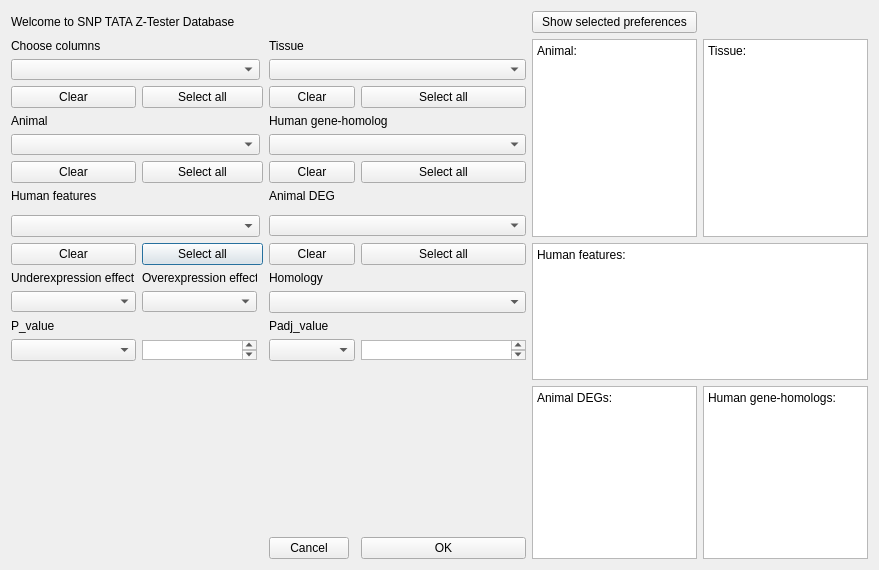
<?xml version="1.0" encoding="UTF-8"?>
<ui version="4.0">
 <class>Set_Preferenses_Window</class>
 <widget class="QDialog" name="Set_Preferenses_Window">
  <property name="geometry">
   <rect>
    <x>0</x>
    <y>0</y>
    <width>879</width>
    <height>570</height>
   </rect>
  </property>
  <property name="windowTitle">
   <string>Preferences</string>
  </property>
  <layout class="QGridLayout" name="gridLayout">
   <item row="5" column="3" colspan="3">
    <widget class="QComboBox" name="HumanGH_cb">
     <property name="maximumSize">
      <size>
       <width>16777215</width>
       <height>21</height>
      </size>
     </property>
    </widget>
   </item>
   <item row="7" column="3">
    <widget class="QLabel" name="label_7">
     <property name="maximumSize">
      <size>
       <width>16777215</width>
       <height>16</height>
      </size>
     </property>
     <property name="text">
      <string>Animal DEG</string>
     </property>
    </widget>
   </item>
   <item row="10" column="1" colspan="2">
    <widget class="QPushButton" name="btn_selectall_human_features">
     <property name="maximumSize">
      <size>
       <width>121</width>
       <height>24</height>
      </size>
     </property>
     <property name="text">
      <string>Select all</string>
     </property>
    </widget>
   </item>
   <item row="11" column="1">
    <widget class="QLabel" name="label_9">
     <property name="maximumSize">
      <size>
       <width>115</width>
       <height>21</height>
      </size>
     </property>
     <property name="text">
      <string>Overexpression effect</string>
     </property>
    </widget>
   </item>
   <item row="13" column="3">
    <widget class="QLabel" name="label_12">
     <property name="text">
      <string>Padj_value</string>
     </property>
    </widget>
   </item>
   <item row="1" column="6" rowspan="9">
    <widget class="QTextEdit" name="chosen_text_Animals">
     <property name="html">
      <string>&lt;!DOCTYPE HTML PUBLIC &quot;-//W3C//DTD HTML 4.0//EN&quot; &quot;http://www.w3.org/TR/REC-html40/strict.dtd&quot;&gt;
&lt;html&gt;&lt;head&gt;&lt;meta name=&quot;qrichtext&quot; content=&quot;1&quot; /&gt;&lt;meta charset=&quot;utf-8&quot; /&gt;&lt;style type=&quot;text/css&quot;&gt;
p, li { white-space: pre-wrap; }
&lt;/style&gt;&lt;/head&gt;&lt;body style=&quot; font-family:'Segoe UI'; font-size:9.07087pt; font-weight:400; font-style:normal;&quot;&gt;
&lt;p style=&quot; margin-top:0px; margin-bottom:0px; margin-left:0px; margin-right:0px; -qt-block-indent:0; text-indent:0px;&quot;&gt;&lt;span style=&quot; font-size:9.07087pt;&quot;&gt;Animal:&lt;/span&gt;&lt;/p&gt;&lt;/body&gt;&lt;/html&gt;</string>
     </property>
    </widget>
   </item>
   <item row="0" column="6">
    <widget class="QPushButton" name="bth_show_selected">
     <property name="text">
      <string>Show selected preferences</string>
     </property>
    </widget>
   </item>
   <item row="10" column="5">
    <widget class="QPushButton" name="btn_selectall_Animal_DEG">
     <property name="maximumSize">
      <size>
       <width>16777215</width>
       <height>24</height>
      </size>
     </property>
     <property name="text">
      <string>Select all</string>
     </property>
    </widget>
   </item>
   <item row="17" column="3" alignment="Qt::AlignBottom">
    <widget class="QPushButton" name="btn_cancel_SPW">
     <property name="maximumSize">
      <size>
       <width>16777215</width>
       <height>24</height>
      </size>
     </property>
     <property name="text">
      <string>Cancel</string>
     </property>
    </widget>
   </item>
   <item row="14" column="1">
    <widget class="QPlainTextEdit" name="pvalue_board_num">
     <property name="enabled">
      <bool>true</bool>
     </property>
     <property name="sizePolicy">
      <sizepolicy hsizetype="Expanding" vsizetype="Fixed">
       <horstretch>0</horstretch>
       <verstretch>0</verstretch>
      </sizepolicy>
     </property>
     <property name="maximumSize">
      <size>
       <width>115</width>
       <height>20</height>
      </size>
     </property>
    </widget>
   </item>
   <item row="1" column="3">
    <widget class="QLabel" name="label_4">
     <property name="maximumSize">
      <size>
       <width>16777215</width>
       <height>16</height>
      </size>
     </property>
     <property name="text">
      <string>Tissue</string>
     </property>
    </widget>
   </item>
   <item row="6" column="3" colspan="2">
    <widget class="QPushButton" name="btn_clear_Human_gene_homolog">
     <property name="maximumSize">
      <size>
       <width>16777215</width>
       <height>24</height>
      </size>
     </property>
     <property name="text">
      <string>Clear</string>
     </property>
    </widget>
   </item>
   <item row="14" column="3" colspan="2">
    <widget class="QComboBox" name="adjvalue_cb"/>
   </item>
   <item row="9" column="0" colspan="3">
    <widget class="QComboBox" name="Human_features_cb">
     <property name="maximumSize">
      <size>
       <width>249</width>
       <height>16777215</height>
      </size>
     </property>
    </widget>
   </item>
   <item row="3" column="1" colspan="2">
    <widget class="QPushButton" name="btn_selectall_Columns_cb">
     <property name="maximumSize">
      <size>
       <width>121</width>
       <height>24</height>
      </size>
     </property>
     <property name="text">
      <string>Select all</string>
     </property>
    </widget>
   </item>
   <item row="14" column="5">
    <widget class="QPlainTextEdit" name="adjvalue_board_num">
     <property name="enabled">
      <bool>true</bool>
     </property>
     <property name="sizePolicy">
      <sizepolicy hsizetype="Expanding" vsizetype="Fixed">
       <horstretch>0</horstretch>
       <verstretch>0</verstretch>
      </sizepolicy>
     </property>
     <property name="maximumSize">
      <size>
       <width>16777215</width>
       <height>20</height>
      </size>
     </property>
    </widget>
   </item>
   <item row="3" column="0">
    <widget class="QPushButton" name="btn_clear_Columns_cb">
     <property name="maximumSize">
      <size>
       <width>16777215</width>
       <height>24</height>
      </size>
     </property>
     <property name="text">
      <string>Clear</string>
     </property>
    </widget>
   </item>
   <item row="7" column="0">
    <widget class="QLabel" name="label_5">
     <property name="text">
      <string>Human features</string>
     </property>
    </widget>
   </item>
   <item row="11" column="0">
    <widget class="QLabel" name="label_8">
     <property name="maximumSize">
      <size>
       <width>16777215</width>
       <height>21</height>
      </size>
     </property>
     <property name="text">
      <string>Underexpression effect</string>
     </property>
    </widget>
   </item>
   <item row="1" column="7" rowspan="9">
    <widget class="QPlainTextEdit" name="chosen_text_Tissue">
     <property name="plainText">
      <string>Tissue:
</string>
     </property>
    </widget>
   </item>
   <item row="17" column="6">
    <widget class="QPlainTextEdit" name="chosen_text_Animal_DEG">
     <property name="plainText">
      <string>Animal DEGs:
</string>
     </property>
    </widget>
   </item>
   <item row="14" column="0">
    <widget class="QComboBox" name="pvalue_cb"/>
   </item>
   <item row="9" column="3" colspan="3">
    <widget class="QComboBox" name="Animal_DEG_cb">
     <property name="maximumSize">
      <size>
       <width>16777215</width>
       <height>21</height>
      </size>
     </property>
    </widget>
   </item>
   <item row="6" column="5">
    <widget class="QPushButton" name="btn_selectall_Human_gene_homolog">
     <property name="maximumSize">
      <size>
       <width>16777215</width>
       <height>24</height>
      </size>
     </property>
     <property name="text">
      <string>Select all</string>
     </property>
    </widget>
   </item>
   <item row="4" column="3" colspan="3">
    <widget class="QLabel" name="label_6">
     <property name="maximumSize">
      <size>
       <width>16777215</width>
       <height>16</height>
      </size>
     </property>
     <property name="text">
      <string>Human gene-homolog</string>
     </property>
    </widget>
   </item>
   <item row="2" column="0" colspan="3">
    <widget class="QComboBox" name="Columns_cb">
     <property name="maximumSize">
      <size>
       <width>249</width>
       <height>21</height>
      </size>
     </property>
     <property name="insertPolicy">
      <enum>QComboBox::InsertAtBottom</enum>
     </property>
     <property name="sizeAdjustPolicy">
      <enum>QComboBox::AdjustToContentsOnFirstShow</enum>
     </property>
    </widget>
   </item>
   <item row="4" column="0">
    <widget class="QLabel" name="label_3">
     <property name="maximumSize">
      <size>
       <width>16777215</width>
       <height>16</height>
      </size>
     </property>
     <property name="text">
      <string>Animal</string>
     </property>
    </widget>
   </item>
   <item row="12" column="1">
    <widget class="QComboBox" name="Overexpression_sign">
     <property name="maximumSize">
      <size>
       <width>115</width>
       <height>21</height>
      </size>
     </property>
    </widget>
   </item>
   <item row="13" column="0">
    <widget class="QLabel" name="label_11">
     <property name="text">
      <string>P_value</string>
     </property>
    </widget>
   </item>
   <item row="10" column="3" colspan="2">
    <widget class="QPushButton" name="btn_clear_Animal_DEG">
     <property name="maximumSize">
      <size>
       <width>16777215</width>
       <height>24</height>
      </size>
     </property>
     <property name="text">
      <string>Clear</string>
     </property>
    </widget>
   </item>
   <item row="3" column="3" colspan="2">
    <widget class="QPushButton" name="btn_clear_Tissue">
     <property name="maximumSize">
      <size>
       <width>16777215</width>
       <height>24</height>
      </size>
     </property>
     <property name="text">
      <string>Clear</string>
     </property>
    </widget>
   </item>
   <item row="17" column="7">
    <widget class="QPlainTextEdit" name="chosen_text_Human_gene_homolog">
     <property name="plainText">
      <string>Human gene-homologs:</string>
     </property>
    </widget>
   </item>
   <item row="10" column="0">
    <widget class="QPushButton" name="btn_clear_human_features">
     <property name="maximumSize">
      <size>
       <width>16777215</width>
       <height>24</height>
      </size>
     </property>
     <property name="text">
      <string>Clear</string>
     </property>
    </widget>
   </item>
   <item row="2" column="3" colspan="3">
    <widget class="QComboBox" name="Tissue_cb">
     <property name="maximumSize">
      <size>
       <width>16777215</width>
       <height>21</height>
      </size>
     </property>
    </widget>
   </item>
   <item row="10" column="6" rowspan="7" colspan="2">
    <widget class="QPlainTextEdit" name="chosen_text_Human_feature">
     <property name="plainText">
      <string>Human features:</string>
     </property>
    </widget>
   </item>
   <item row="17" column="5" alignment="Qt::AlignBottom">
    <widget class="QPushButton" name="btn_OK_SPW">
     <property name="maximumSize">
      <size>
       <width>16777215</width>
       <height>24</height>
      </size>
     </property>
     <property name="text">
      <string>OK</string>
     </property>
    </widget>
   </item>
   <item row="3" column="5">
    <widget class="QPushButton" name="btn_selectall_Tissue">
     <property name="maximumSize">
      <size>
       <width>16777215</width>
       <height>24</height>
      </size>
     </property>
     <property name="text">
      <string>Select all</string>
     </property>
    </widget>
   </item>
   <item row="6" column="1" colspan="2">
    <widget class="QPushButton" name="btn_selectall_Animal">
     <property name="maximumSize">
      <size>
       <width>121</width>
       <height>24</height>
      </size>
     </property>
     <property name="text">
      <string>Select all</string>
     </property>
    </widget>
   </item>
   <item row="6" column="0">
    <widget class="QPushButton" name="btn_clear_Animal">
     <property name="maximumSize">
      <size>
       <width>16777215</width>
       <height>24</height>
      </size>
     </property>
     <property name="text">
      <string>Clear</string>
     </property>
    </widget>
   </item>
   <item row="11" column="3" colspan="2">
    <widget class="QLabel" name="label_10">
     <property name="text">
      <string>Homology</string>
     </property>
    </widget>
   </item>
   <item row="0" column="0" colspan="4">
    <widget class="QLabel" name="label">
     <property name="maximumSize">
      <size>
       <width>16777215</width>
       <height>16</height>
      </size>
     </property>
     <property name="text">
      <string>Welcome to SNP TATA Z-Tester Database</string>
     </property>
     <property name="textFormat">
      <enum>Qt::RichText</enum>
     </property>
    </widget>
   </item>
   <item row="12" column="3" colspan="3">
    <widget class="QComboBox" name="Homology_cb"/>
   </item>
   <item row="5" column="0" colspan="3">
    <widget class="QComboBox" name="Animal_cb">
     <property name="enabled">
      <bool>true</bool>
     </property>
     <property name="sizePolicy">
      <sizepolicy hsizetype="Preferred" vsizetype="Maximum">
       <horstretch>0</horstretch>
       <verstretch>0</verstretch>
      </sizepolicy>
     </property>
     <property name="maximumSize">
      <size>
       <width>249</width>
       <height>21</height>
      </size>
     </property>
    </widget>
   </item>
   <item row="12" column="0">
    <widget class="QComboBox" name="Underexpression_sign">
     <property name="maximumSize">
      <size>
       <width>16777215</width>
       <height>21</height>
      </size>
     </property>
    </widget>
   </item>
   <item row="1" column="0" colspan="3">
    <widget class="QLabel" name="label_2">
     <property name="maximumSize">
      <size>
       <width>16777215</width>
       <height>16</height>
      </size>
     </property>
     <property name="text">
      <string>Choose columns</string>
     </property>
    </widget>
   </item>
   <item row="15" column="1" rowspan="3">
    <spacer name="verticalSpacer_2">
     <property name="orientation">
      <enum>Qt::Vertical</enum>
     </property>
     <property name="sizeHint" stdset="0">
      <size>
       <width>20</width>
       <height>40</height>
      </size>
     </property>
    </spacer>
   </item>
  </layout>
 </widget>
 <resources/>
 <connections/>
</ui>
